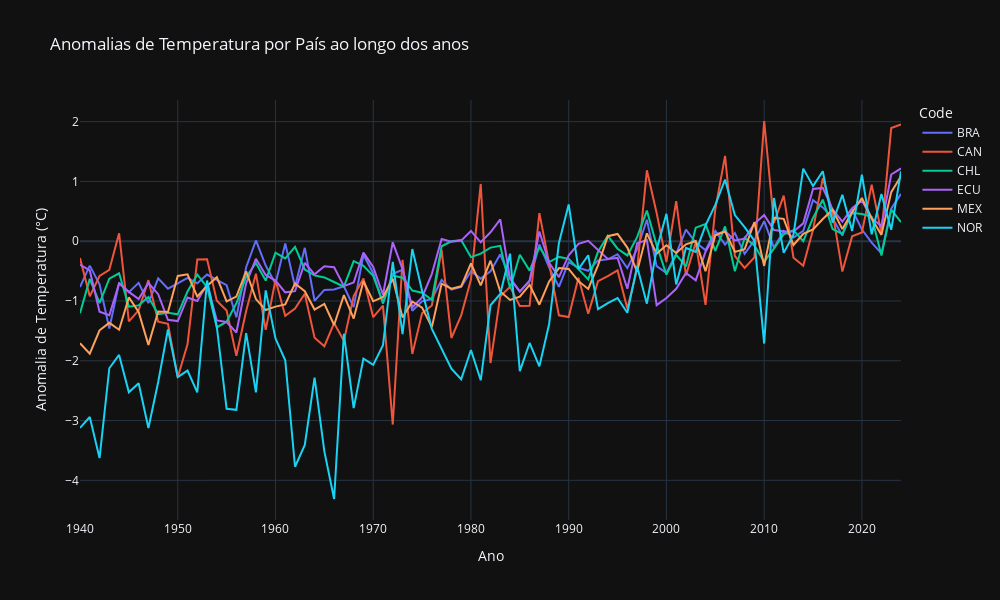

Write notebook code for a chart like this one.
### Code cell
fig = px.line(
    df2,
    x="Year",
    y="Temperature anomaly",
    #line_dash="Code",
    color="Code",
    title="Anomalias de Temperatura por País ao longo dos anos",
    labels={"Temperature anomaly": "Anomalia de Temperatura (°C)", "Year": "Ano"}, #muda o nome do eixo, caso contrário fica o nome da coluna
    width=1000,
    height=600,
    template="plotly_dark",
)

fig.update_layout(
    xaxis=dict(
        showgrid=True
    ),
    yaxis=dict(
        showgrid=True
    )
)

fig.show()
